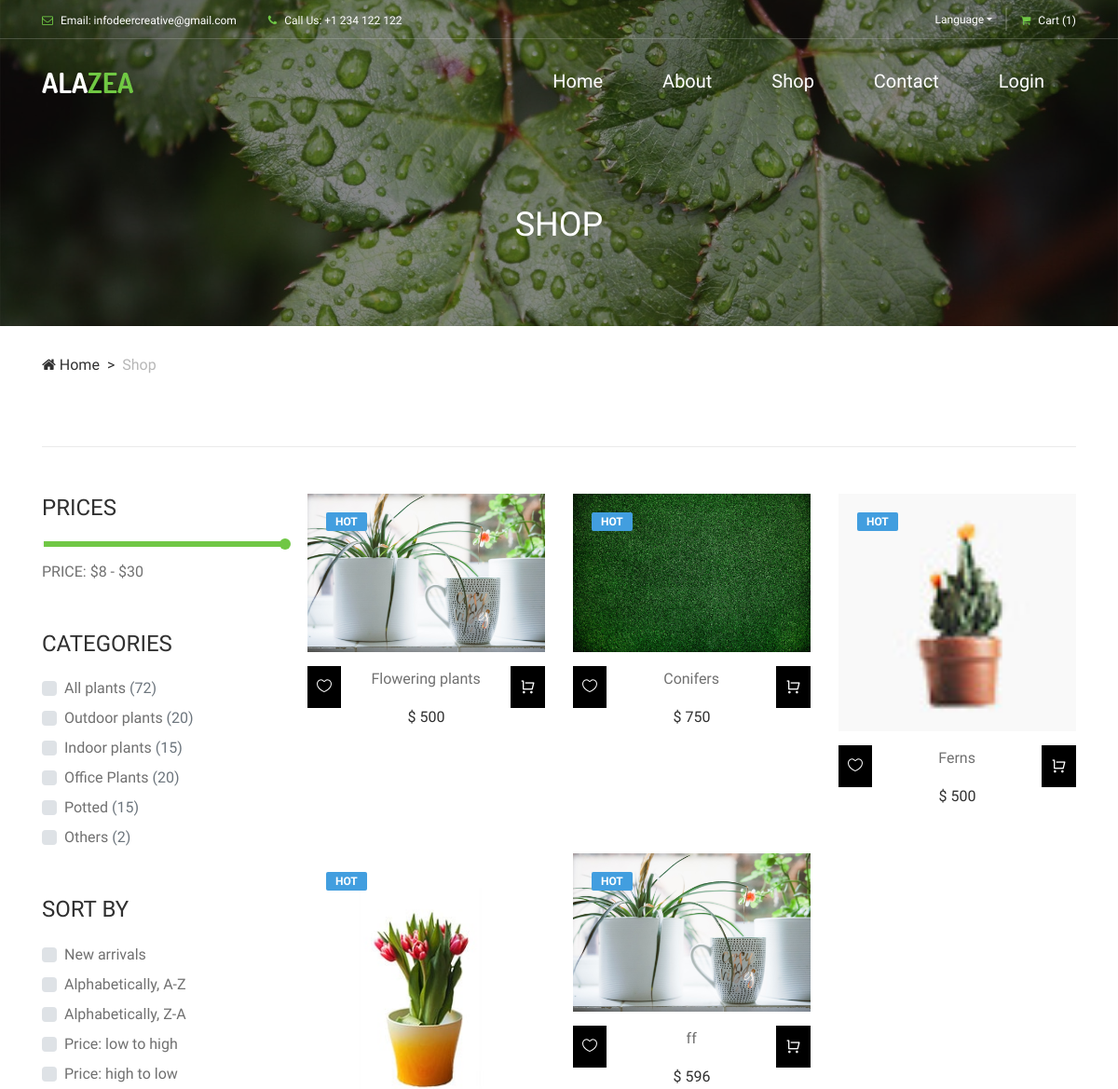
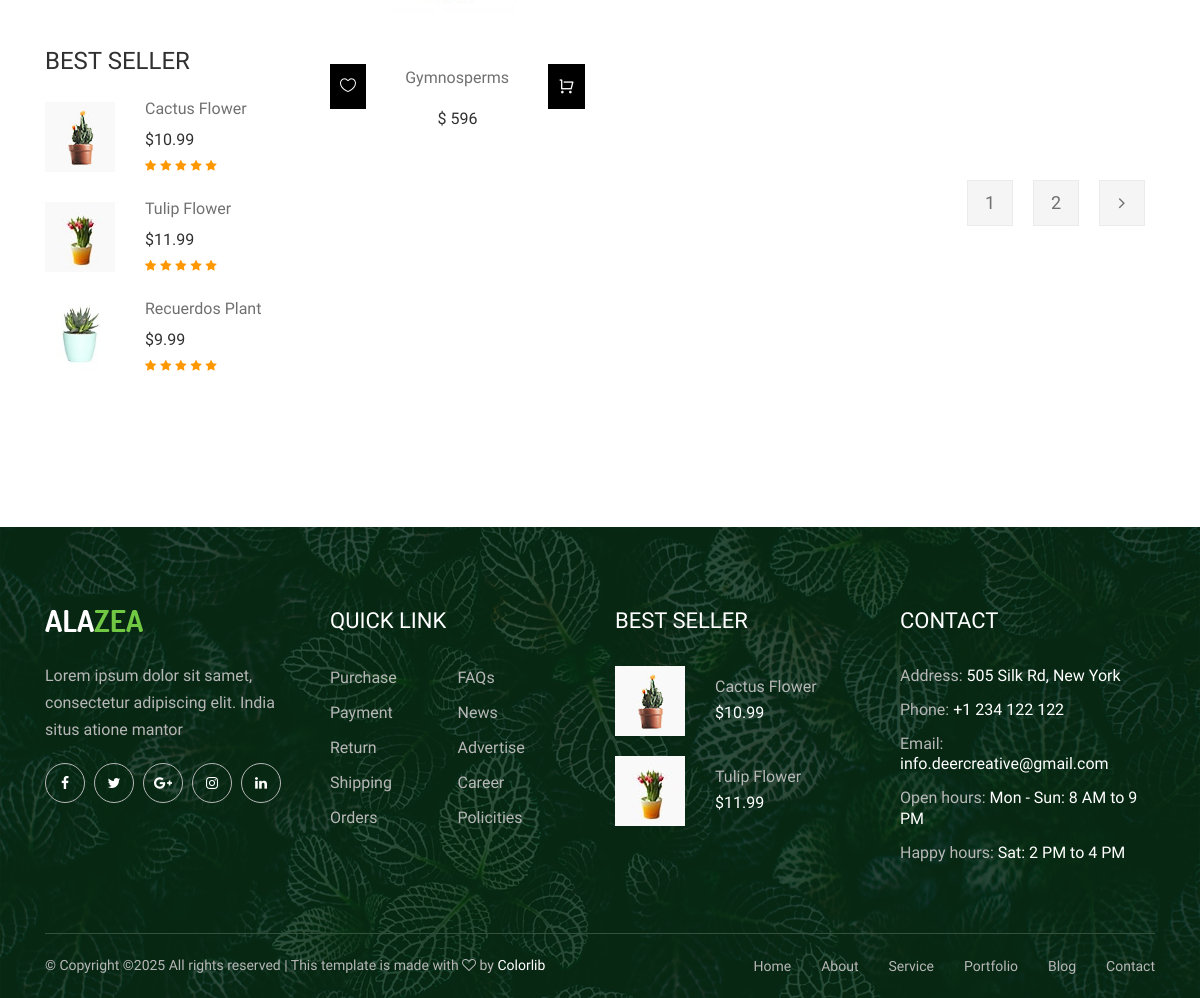
Page /Website/shop.php on the committed database (2 pictures, top to bottom).
### tables this page shows
CREATE TABLE `tbl_product` (
  `id` int(11) NOT NULL,
  `product_name` varchar(30) DEFAULT NULL,
  `description` text DEFAULT NULL,
  `product_image` varchar(250) DEFAULT NULL,
  `cate_id` int(11) DEFAULT NULL,
  `status` int(11) NOT NULL,
  `price` int(11) NOT NULL,
  `quantity` int(11) NOT NULL
);

### Website/shop.php (the view, shortened to what this page needs)
<?php
include('Navbar.php');
?>
   <div class="breadcrumb-area">
        <div class="top-breadcrumb-area bg-img bg-overlay d-flex align-items-center justify-content-center" style="background-image: url(img/bg-img/24.jpg);">
            <h2>Shop</h2>
        </div>
        <div class="container">
            <div class="row">
                <div class="col-12">
                    <nav aria-label="breadcrumb">
                        <ol class="breadcrumb">
                            <li class="breadcrumb-item"><a href="#"><i class="fa fa-home"></i> Home</a></li>
                            <li class="breadcrumb-item active" aria-current="page">Shop</li>
                        </ol>
                    </nav>
                </div>
            </div>
        </div>
    </div>
    <section class="shop-page section-padding-0-100">
        <div class="container">
            <div class="row">
                <div class="col-12">
                    <div class="shop-sorting-data d-flex flex-wrap align-items-center justify-content-between">
                                            </div>
                </div>
            </div>
            <div class="row">
                <div class="col-12 col-md-4 col-lg-3">
                    <div class="shop-sidebar-area">
                        <div class="shop-widget price mb-50">
                            <h4 class="widget-title">Prices</h4>
                            <div class="widget-desc">
                                <div class="slider-range">
                                    <div data-min="8" data-max="30" data-unit="$" class="slider-range-price ui-slider ui-slider-horizontal ui-widget ui-widget-content ui-corner-all" data-value-min="8" data-value-max="30" data-label-result="Price:">
                                        <span class="ui-slider-handle ui-state-default ui-corner-all" tabindex="0"></span>
                                    </div>
                                    <div class="range-price">Price: $8 - $30</div>
                                </div>
                            </div>
                        </div>
                        <div class="shop-widget catagory mb-50">
                            <h4 class="widget-title">Categories</h4>
                            <div class="widget-desc">
                                <div class="custom-control custom-checkbox d-flex align-items-center mb-2">
                                    <label class="custom-control-label" for="customCheck1">All plants <span class="text-muted">(72)</span></label>
                                </div>
                                <div class="custom-control custom-checkbox d-flex align-items-center mb-2">
                                    <label class="custom-control-label" for="customCheck2">Outdoor plants <span class="text-muted">(20)</span></label>
                                </div>
                                <div class="custom-control custom-checkbox d-flex align-items-center mb-2">
                                    <label class="custom-control-label" for="customCheck3">Indoor plants <span class="text-muted">(15)</span></label>
                                </div>
                                <div class="custom-control custom-checkbox d-flex align-items-center mb-2">
                                    <label class="custom-control-label" for="customCheck4">Office Plants <span class="text-muted">(20)</span></label>
                                </div>
                                <div class="custom-control custom-checkbox d-flex align-items-center mb-2">
                                    <label class="custom-control-label" for="customCheck5">Potted <span class="text-muted">(15)</span></label>
                                </div>
                                <div class="custom-control custom-checkbox d-flex align-items-center mb-2">
                                    <label class="custom-control-label" for="customCheck6">Others <span class="text-muted">(2)</span></label>
                                </div>
                            </div>
                        </div>
                        <div class="shop-widget sort-by mb-50">
                            <h4 class="widget-title">Sort by</h4>
                            <div class="widget-desc">
                                <div class="custom-control custom-checkbox d-flex align-items-center mb-2">
                                    <label class="custom-control-label" for="customCheck7">New arrivals</label>
                                </div>
                                <div class="custom-control custom-checkbox d-flex align-items-center mb-2">
                                    <label class="custom-control-label" for="customCheck8">Alphabetically, A-Z</label>
                                </div>
                                <div class="custom-control custom-checkbox d-flex align-items-center mb-2">
                                    <label class="custom-control-label" for="customCheck9">Alphabetically, Z-A</label>
                                </div>
                                <div class="custom-control custom-checkbox d-flex align-items-center mb-2">
                                    <label class="custom-control-label" for="customCheck10">Price: low to high</label>
                                </div>
                                <div class="custom-control custom-checkbox d-flex align-items-center">
                                    <label class="custom-control-label" for="customCheck11">Price: high to low</label>
                                </div>
                            </div>
                        </div>
                        <div class="shop-widget best-seller mb-50">
                            <h4 class="widget-title">Best Seller</h4>
                            <div class="widget-desc">
                                <div class="single-best-seller-product d-flex align-items-center">
                                    <div class="product-thumbnail">
                                        <a href="shop-details.html"><img src="img/bg-img/4.jpg" alt=""></a>
                                    </div>
                                    <div class="product-info">
                                        <a href="shop-details.html">Cactus Flower</a>
                                        <p>$10.99</p>
                                        <div class="ratings">
                                            <i class="fa fa-star"></i>
                                            <i class="fa fa-star"></i>
                                            <i class="fa fa-star"></i>
                                            <i class="fa fa-star"></i>
                                            <i class="fa fa-star"></i>
                                        </div>
                                    </div>
                                </div>
                                <div class="single-best-seller-product d-flex align-items-center">
                                    <div class="product-thumbnail">
                                        <a href="shop-details.html"><img src="img/bg-img/5.jpg" alt=""></a>
                                    </div>
                                    <div class="product-info">
                                        <a href="shop-details.html">Tulip Flower</a>
                                        <p>$11.99</p>
                                        <div class="ratings">
                                            <i class="fa fa-star"></i>
                                            <i class="fa fa-star"></i>
                                            <i class="fa fa-star"></i>
                                            <i class="fa fa-star"></i>
                                            <i class="fa fa-star"></i>
                                        </div>
                                    </div>
                                </div>
                                <div class="single-best-seller-product d-flex align-items-center">
                                    <div class="product-thumbnail">
                                        <a href="shop-details.html"><img src="img/bg-img/34.jpg" alt=""></a>
                                    </div>
                                    <div class="product-info">
                                        <a href="shop-details.html">Recuerdos Plant</a>
                                        <p>$9.99</p>
                                        <div class="ratings">
                                            <i class="fa fa-star"></i>
                                            <i class="fa fa-star"></i>
                                            <i class="fa fa-star"></i>
                                            <i class="fa fa-star"></i>
                                            <i class="fa fa-star"></i>
                                        </div>
                                    </div>
                                </div>
                            </div>
                        </div>
                    </div>
                </div>
                <div class="col-12 col-md-8 col-lg-9">
                    <div class="shop-products-area">
                        <div class="row">
<?php
$query="SELECT * FROM tbl_product where status = 1 And quantity !=0 ";
$result=mysqli_query($con,$query);
foreach($result as $data){
    echo "
     <div class='col-12 col-sm-6 col-lg-4'>
                                <div class='single-product-area mb-50'>
                                    <div class='product-img'>
                                        <a href='ProductData.php?id=$data[id]'><img src='../Adminpanel/assets/productImage/$data[product_image]' ></a>
                                        <div class='product-tag'>
                                            <a href='#'>Hot</a>
                                        </div>
                                    </div>
                                    <div class='product-info mt-15 text-center d-flex justify-content-between '>
                                          <form method=post>
                                            <input type='hidden' name='p_id' value='$data[id]'>
                                            <input type='hidden' name='p_name' value='$data[product_name]'>
                                            <input type='hidden' name='product_image' value='$data[product_image]'>
                                            <button name='wishtlistBtn'  style='height: 100%; padding: 10px;background-color: black;color: white;border: none;outline: none;'><i class='icon_heart_alt'></i></button>
                                        </form>
   <a href='ProductData.php?id=$data[id]'>
                                            <p >$data[product_name]</p>
                                        </a>
                                              <form method=post>
                                            <input type='hidden' name='p_id' value='$data[id]'>
                                              <input type='hidden' name='p_name' value='$data[product_name]'>
                                            <input type='hidden' name='product_image' value='$data[product_image]'>
                                                 <input type='hidden' name='price' value='$data[price]'>
                                            <button name='cartBtn'  style='height: 100%; padding: 10px;background-color: black;color: white;border: none;outline: none;'>
                                         <i class='ri-shopping-cart-line'></i>
                                            </button>
                                        </form>
                                    </div>
                                       <h6 class='text-center'>$ $data[price]</h6>
                                </div>
                            </div>
    ";
}
?>
                        </div>
                        <nav aria-label="Page navigation">
                            <ul class="pagination">
                                <li class="page-item"><a class="page-link" href="#">1</a></li>
                                <li class="page-item"><a class="page-link" href="#">2</a></li>
                                <li class="page-item"><a class="page-link" href="#"><i class="fa fa-angle-right"></i></a></li>
                            </ul>
                        </nav>
                    </div>
                </div>
            </div>
        </div>
    </section>
<?php
include('Footer.php');
?>

### rows in the picture
tbl_product: product_image (picture), product_name "Flowering plants", price "500"
tbl_product: product_image (picture), product_name "Conifers", price "750"
tbl_product: product_image (picture), product_name "Ferns", price "500"
tbl_product: product_image (picture), product_name "Gymnosperms", price "596"
tbl_product: product_image (picture), product_name "ff", price "596"
